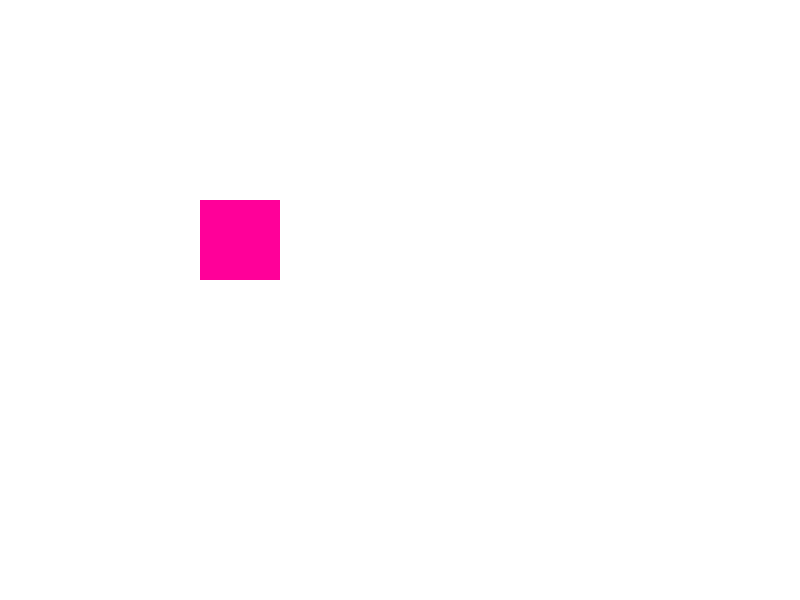
Frame 1 (no input)
Frame 60 (the mouse pressed at the canvas centre just before this capture): identical to frame 1, image omitted
Frame 120 (the mouse held since frame 60 and released just before this capture): identical to frame 1, image omitted

The Processing sketch that drew this single still picture (run headless with seeded random() and noise(); from frame 60 on, the mouse is pressed at the canvas centre):

// Processing sketch: drawLoop
// ── drawLoop.pde
void settings()
{
  size(800,600);
}

void setup()
{
  colorMode(HSB,100);
  ellipseMode(CORNER);
  noStroke();
  background(0,0,100);
}

void draw()
{
  background(0,0,100);
 
  // Green square
  fill(40,80,80);
  rect(200,200,80,80);

  // Pink square
  fill(90,100,100);
  rect(200,200,80,80);
  
}
